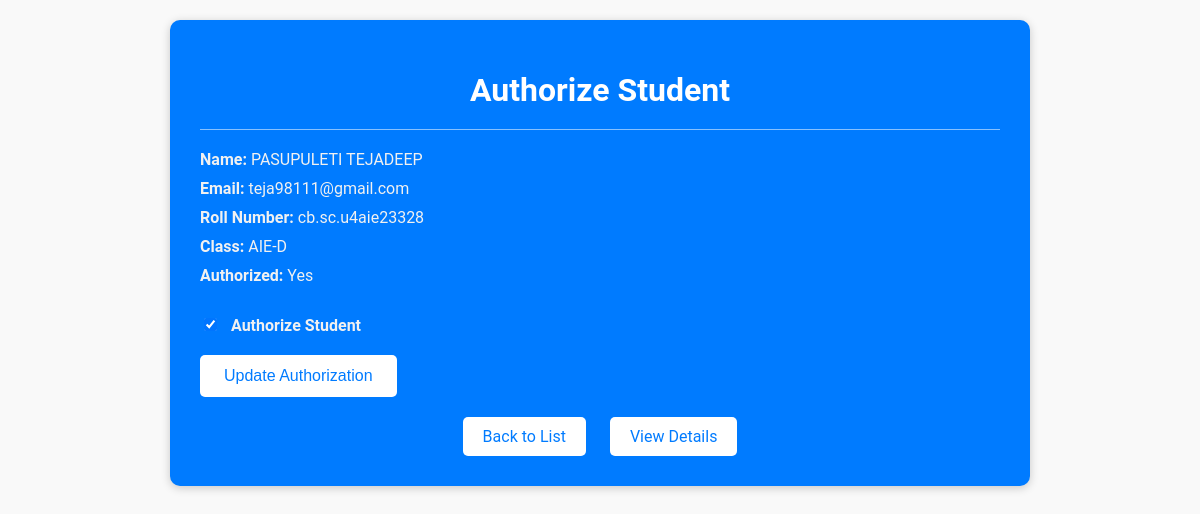
The app's page /students/65/authorize/ (signed in) with its own data.
### app1/models.py (models this page shows, shortened)
class Student(models.Model):
    name = models.CharField(max_length=100)
    email = models.EmailField()
    roll_number = models.CharField(max_length=20, unique=True)
    student_class = models.CharField(max_length=10)
    username = models.CharField(max_length=50, unique=True, null=False, default='temp_username')
    password = models.CharField(max_length=100)
    image = models.ImageField(upload_to='student_images/', blank=True, null=True)
    authorized = models.BooleanField(default=False)

### app1/views.py (the view)
# urls.py: path('students/<int:pk>/authorize/', views.student_authorize, name='student-authorize'),
@login_required
@user_passes_test(is_admin)
def student_authorize(request, pk):
    student = get_object_or_404(Student, pk=pk)
    if request.method == 'POST':
        authorized = request.POST.get('authorized', False)
        student.authorized = bool(authorized)
        student.save()
        return redirect('student-detail', pk=pk)
    return render(request, 'student_authorize.html', {'student': student})

### app1/views.py (called while the page is built)
def is_admin(user):
    return user.is_superuser

### templates/student_authorize.html (shortened to what this page needs)
<!DOCTYPE html>
<html lang="en">
<head>
</head>
<body>
    <div class="container">
        <h1>Authorize Student</h1>
        <div class="student-details">
            <div class="detail"><strong>Name:</strong> {{ student.name }}</div>
            <div class="detail"><strong>Email:</strong> {{ student.email }}</div>
            <div class="detail"><strong>Roll Number:</strong> {{ student.roll_number }}</div>
            <div class="detail"><strong>Class:</strong> {{ student.student_class }}</div>
            <div class="detail"><strong>Authorized:</strong> {% if student.authorized %} Yes {% else %} No {% endif %}</div>
        </div>
        <form method="post">
            <div class="form-group">
                <input type="checkbox" id="authorized" name="authorized" {% if student.authorized %} checked {% endif %}>
                <label for="authorized">Authorize Student</label>
            </div>
            <button type="submit">Update Authorization</button>
        </form>
        <div class="actions">
            <a href="{% url 'student-list' %}">Back to List</a>
            <a href="{% url 'student-detail' pk=student.pk %}">View Details</a>
        </div>
    </div>
</body>
</html>

### templates/student_authorize.html (style rules this page uses)
body { font-family: 'Roboto', Arial, sans-serif; background-color: #f9f9f9; margin: 0; padding: 0; }
.container { max-width: 800px; margin: 20px auto; background-color: #007bff; color: white; padding: 30px; border-radius: 10px; box-shadow: 0 2px 10px rgba(0,0,0,0.2); transition: box-shadow 0.3s ease; }
h1 { text-align: center; color: white; margin-bottom: 20px; }
.student-details { border-top: 1px solid #ffffff88; padding-top: 20px; margin-bottom: 30px; }
.detail { margin-bottom: 10px; color: #f1f1f1; }
.form-group { margin-bottom: 20px; }
label { font-weight: bold; color: #f1f1f1; }
input[type="checkbox"] { margin-right: 10px; }
button[type="submit"], .actions a { background-color: #fff; color: #007bff; border: none; padding: 12px 24px; font-size: 16px; cursor: pointer; border-radius: 5px; transition: box-shadow 0.3s ease-in-out, background-color 0.3s ease, color 0.3s ease; }
.actions { margin-top: 20px; text-align: center; }
.actions a { display: inline-block; margin: 0 10px; padding: 10px 20px; text-decoration: none; border-radius: 5px; border: none; }

### records on screen
Student: name "PASUPULETI TEJADEEP", email "teja98111@gmail.com", roll_number "cb.sc.u4aie23328", student_class "AIE-D", authorized "☑"
